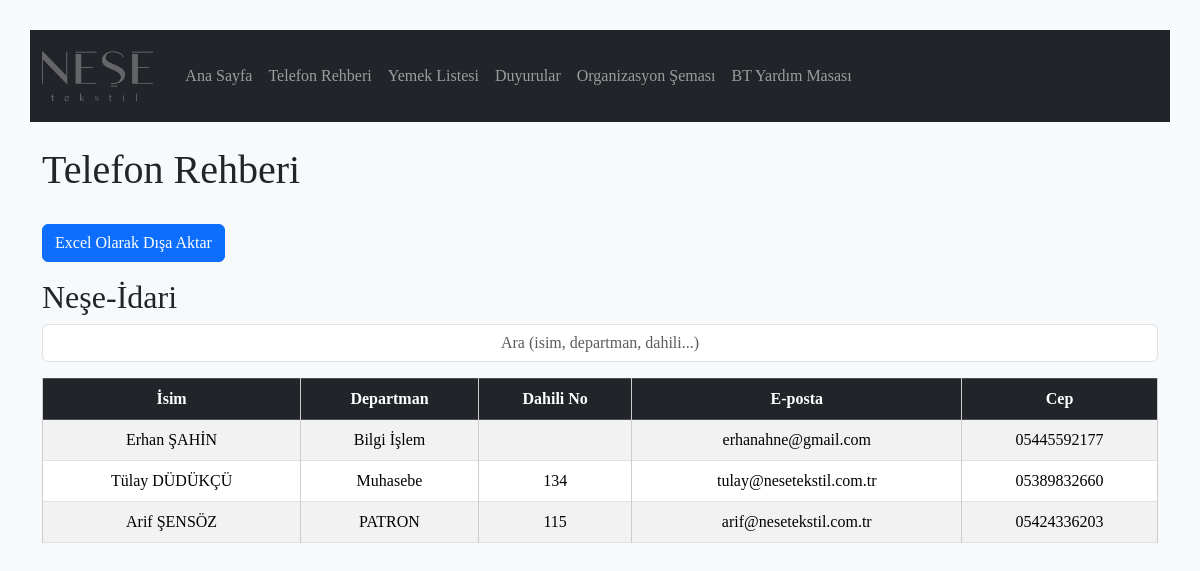
Page /rehber on the committed database.
### tables this page shows
CREATE TABLE kisiler (
            id INTEGER PRIMARY KEY AUTOINCREMENT,
            isim TEXT NOT NULL,
            departman TEXT NOT NULL,
            dahili TEXT NOT NULL,
            email TEXT,
            cep TEXT
        , resim TEXT);

### app.py (the view)
@app.route('/rehber')
def rehber():
    conn = get_db_connection()
    kisiler = conn.execute('SELECT * FROM kisiler').fetchall()
    conn.close()
    return render_template_tarihli('rehber.html', rehber=kisiler)

### app.py (called while the page is built)
def get_db_connection():
    conn = sqlite3.connect('rehber.db')
    conn.row_factory = sqlite3.Row
    return conn

def tarih_formatla(tarih):
    if isinstance(tarih, datetime):
        return tarih.strftime('%d.%m.%Y')
    elif isinstance(tarih, str):
        try:
            dt = datetime.fromisoformat(tarih)  # '2024-05-19'
            return dt.strftime('%d.%m.%Y')
        except:
            return tarih
    return tarih

def recursive_format(value):
    if isinstance(value, list):
        return [recursive_format(v) for v in value]
    elif isinstance(value, dict):
        return {k: recursive_format(v) for k, v in value.items()}
    else:
        return tarih_formatla(value)

def render_template_tarihli(template_name, **context):
    formatted_context = {k: recursive_format(v) for k, v in context.items()}
    return render_template(template_name, **formatted_context)

### templates/rehber.html (shortened to what this page needs)
{% extends "base.html" %}
{% block content %}
<div class="arac-bolumu">
  <div class="logo-texts">
    <h1>Telefon Rehberi</h1>
    {% if not is_admin %}
    <div class="mb-3">
        <a href="{{ url_for('export_excel') }}" class="btn btn-primary">Excel Olarak Dışa Aktar</a>
    </div>
    {% endif %}
    <h2>Neşe-İdari</h2>
  </div>
</div>
<input type="text" id="searchInput" placeholder="Ara (isim, departman, dahili...)" class="form-control mb-3">
<table id="rehberTable" class="table table-bordered table-striped">
  <thead class="table-dark">
    <tr>
        <th>İsim</th>
        <th>Departman</th>
        <th>Dahili No</th>
        <th>E-posta</th>
        <th>Cep</th>
    </tr>
  </thead>
  <tbody>
    {% for kisi in rehber %}
    <tr>
        <td>{{ kisi['isim'] }}</td>
        <td>{{ kisi['departman'] }}</td>
        <td>{{ kisi['dahili'] }}</td>
        <td>{{ kisi['email'] }}</td>
        <td>{{ kisi['cep'] }}</td>
    </tr>
    {% endfor %}
  </tbody>
</table>
{% endblock %}

### static/style.css (style rules this page uses)
body { padding: 30px; background-color: #f8f9fa; font-family: initial; }
h1 { margin-bottom: 30px; }
table { background-color: white; }
input, button { margin-right: 10px; }
table { width: 100%; border-collapse: collapse; }
th, td { text-align: center; padding: 8px; border: 1px solid #ccc; }
input[type="text"] { text-align: center; }

### rows in the picture
kisiler: isim "Erhan ŞAHİN", departman "Bilgi İşlem", email "erhanahne@gmail.com", cep "05445592177"
kisiler: isim "Tülay DÜDÜKÇÜ", departman "Muhasebe", dahili "134", email "tulay@nesetekstil.com.tr", cep "05389832660"
kisiler: isim "Arif ŞENSÖZ", departman "PATRON", dahili "115", email "arif@nesetekstil.com.tr", cep "05424336203"
